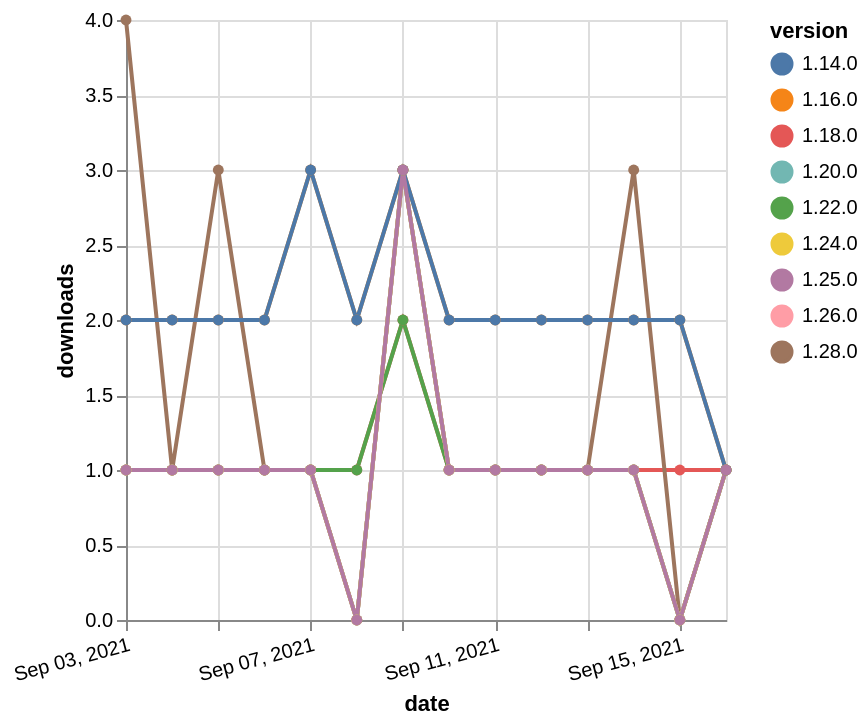

Specify this chart in Vega-Lite:
### Vega-Lite specification from a JSON file in a GitHub repository (floating-point values rounded to 4 significant figures)
{"$schema": "https://vega.github.io/schema/vega-lite/v5.json", "description": "A simple bar chart with embedded data.", "data": {"values": [{"date": "2021-09-03", "total": 346, "delta": 1, "version": "1.18.0"}, {"date": "2021-09-04", "total": 347, "delta": 1, "version": "1.18.0"}, {"date": "2021-09-05", "total": 348, "delta": 1, "version": "1.18.0"}, {"date": "2021-09-06", "total": 349, "delta": 1, "version": "1.18.0"}, {"date": "2021-09-07", "total": 350, "delta": 1, "version": "1.18.0"}, {"date": "2021-09-08", "total": 351, "delta": 1, "version": "1.18.0"}, {"date": "2021-09-09", "total": 353, "delta": 2, "version": "1.18.0"}, {"date": "2021-09-10", "total": 354, "delta": 1, "version": "1.18.0"}, {"date": "2021-09-11", "total": 355, "delta": 1, "version": "1.18.0"}, {"date": "2021-09-12", "total": 356, "delta": 1, "version": "1.18.0"}, {"date": "2021-09-13", "total": 357, "delta": 1, "version": "1.18.0"}, {"date": "2021-09-14", "total": 358, "delta": 1, "version": "1.18.0"}, {"date": "2021-09-15", "total": 359, "delta": 1, "version": "1.18.0"}, {"date": "2021-09-16", "total": 360, "delta": 1, "version": "1.18.0"}, {"date": "2021-09-03", "total": 171, "delta": 1, "version": "1.22.0"}, {"date": "2021-09-04", "total": 172, "delta": 1, "version": "1.22.0"}, {"date": "2021-09-05", "total": 173, "delta": 1, "version": "1.22.0"}, {"date": "2021-09-06", "total": 174, "delta": 1, "version": "1.22.0"}, {"date": "2021-09-07", "total": 175, "delta": 1, "version": "1.22.0"}, {"date": "2021-09-08", "total": 176, "delta": 1, "version": "1.22.0"}, {"date": "2021-09-09", "total": 178, "delta": 2, "version": "1.22.0"}, {"date": "2021-09-10", "total": 179, "delta": 1, "version": "1.22.0"}, {"date": "2021-09-11", "total": 180, "delta": 1, "version": "1.22.0"}, {"date": "2021-09-12", "total": 181, "delta": 1, "version": "1.22.0"}, {"date": "2021-09-13", "total": 182, "delta": 1, "version": "1.22.0"}, {"date": "2021-09-14", "total": 183, "delta": 1, "version": "1.22.0"}, {"date": "2021-09-15", "total": 183, "delta": 0, "version": "1.22.0"}, {"date": "2021-09-16", "total": 184, "delta": 1, "version": "1.22.0"}, {"date": "2021-09-03", "total": 125, "delta": 4, "version": "1.28.0"}, {"date": "2021-09-04", "total": 126, "delta": 1, "version": "1.28.0"}, {"date": "2021-09-05", "total": 129, "delta": 3, "version": "1.28.0"}, {"date": "2021-09-06", "total": 130, "delta": 1, "version": "1.28.0"}, {"date": "2021-09-07", "total": 131, "delta": 1, "version": "1.28.0"}, {"date": "2021-09-08", "total": 131, "delta": 0, "version": "1.28.0"}, {"date": "2021-09-09", "total": 134, "delta": 3, "version": "1.28.0"}, {"date": "2021-09-10", "total": 135, "delta": 1, "version": "1.28.0"}, {"date": "2021-09-11", "total": 136, "delta": 1, "version": "1.28.0"}, {"date": "2021-09-12", "total": 137, "delta": 1, "version": "1.28.0"}, {"date": "2021-09-13", "total": 138, "delta": 1, "version": "1.28.0"}, {"date": "2021-09-14", "total": 141, "delta": 3, "version": "1.28.0"}, {"date": "2021-09-15", "total": 141, "delta": 0, "version": "1.28.0"}, {"date": "2021-09-16", "total": 142, "delta": 1, "version": "1.28.0"}, {"date": "2021-09-03", "total": 171, "delta": 1, "version": "1.26.0"}, {"date": "2021-09-04", "total": 172, "delta": 1, "version": "1.26.0"}, {"date": "2021-09-05", "total": 173, "delta": 1, "version": "1.26.0"}, {"date": "2021-09-06", "total": 174, "delta": 1, "version": "1.26.0"}, {"date": "2021-09-07", "total": 175, "delta": 1, "version": "1.26.0"}, {"date": "2021-09-08", "total": 175, "delta": 0, "version": "1.26.0"}, {"date": "2021-09-09", "total": 178, "delta": 3, "version": "1.26.0"}, {"date": "2021-09-10", "total": 179, "delta": 1, "version": "1.26.0"}, {"date": "2021-09-11", "total": 180, "delta": 1, "version": "1.26.0"}, {"date": "2021-09-12", "total": 181, "delta": 1, "version": "1.26.0"}, {"date": "2021-09-13", "total": 182, "delta": 1, "version": "1.26.0"}, {"date": "2021-09-14", "total": 183, "delta": 1, "version": "1.26.0"}, {"date": "2021-09-15", "total": 183, "delta": 0, "version": "1.26.0"}, {"date": "2021-09-16", "total": 184, "delta": 1, "version": "1.26.0"}, {"date": "2021-09-03", "total": 284, "delta": 1, "version": "1.20.0"}, {"date": "2021-09-04", "total": 285, "delta": 1, "version": "1.20.0"}, {"date": "2021-09-05", "total": 286, "delta": 1, "version": "1.20.0"}, {"date": "2021-09-06", "total": 287, "delta": 1, "version": "1.20.0"}, {"date": "2021-09-07", "total": 288, "delta": 1, "version": "1.20.0"}, {"date": "2021-09-08", "total": 288, "delta": 0, "version": "1.20.0"}, {"date": "2021-09-09", "total": 291, "delta": 3, "version": "1.20.0"}, {"date": "2021-09-10", "total": 292, "delta": 1, "version": "1.20.0"}, {"date": "2021-09-11", "total": 293, "delta": 1, "version": "1.20.0"}, {"date": "2021-09-12", "total": 294, "delta": 1, "version": "1.20.0"}, {"date": "2021-09-13", "total": 295, "delta": 1, "version": "1.20.0"}, {"date": "2021-09-14", "total": 296, "delta": 1, "version": "1.20.0"}, {"date": "2021-09-15", "total": 296, "delta": 0, "version": "1.20.0"}, {"date": "2021-09-16", "total": 297, "delta": 1, "version": "1.20.0"}, {"date": "2021-09-03", "total": 2427, "delta": 2, "version": "1.16.0"}, {"date": "2021-09-04", "total": 2429, "delta": 2, "version": "1.16.0"}, {"date": "2021-09-05", "total": 2431, "delta": 2, "version": "1.16.0"}, {"date": "2021-09-06", "total": 2433, "delta": 2, "version": "1.16.0"}, {"date": "2021-09-07", "total": 2436, "delta": 3, "version": "1.16.0"}, {"date": "2021-09-08", "total": 2438, "delta": 2, "version": "1.16.0"}, {"date": "2021-09-09", "total": 2441, "delta": 3, "version": "1.16.0"}, {"date": "2021-09-10", "total": 2443, "delta": 2, "version": "1.16.0"}, {"date": "2021-09-11", "total": 2445, "delta": 2, "version": "1.16.0"}, {"date": "2021-09-12", "total": 2447, "delta": 2, "version": "1.16.0"}, {"date": "2021-09-13", "total": 2449, "delta": 2, "version": "1.16.0"}, {"date": "2021-09-14", "total": 2451, "delta": 2, "version": "1.16.0"}, {"date": "2021-09-15", "total": 2453, "delta": 2, "version": "1.16.0"}, {"date": "2021-09-16", "total": 2454, "delta": 1, "version": "1.16.0"}, {"date": "2021-09-03", "total": 149, "delta": 1, "version": "1.24.0"}, {"date": "2021-09-04", "total": 150, "delta": 1, "version": "1.24.0"}, {"date": "2021-09-05", "total": 151, "delta": 1, "version": "1.24.0"}, {"date": "2021-09-06", "total": 152, "delta": 1, "version": "1.24.0"}, {"date": "2021-09-07", "total": 153, "delta": 1, "version": "1.24.0"}, {"date": "2021-09-08", "total": 153, "delta": 0, "version": "1.24.0"}, {"date": "2021-09-09", "total": 156, "delta": 3, "version": "1.24.0"}, {"date": "2021-09-10", "total": 157, "delta": 1, "version": "1.24.0"}, {"date": "2021-09-11", "total": 158, "delta": 1, "version": "1.24.0"}, {"date": "2021-09-12", "total": 159, "delta": 1, "version": "1.24.0"}, {"date": "2021-09-13", "total": 160, "delta": 1, "version": "1.24.0"}, {"date": "2021-09-14", "total": 161, "delta": 1, "version": "1.24.0"}, {"date": "2021-09-15", "total": 161, "delta": 0, "version": "1.24.0"}, {"date": "2021-09-16", "total": 162, "delta": 1, "version": "1.24.0"}, {"date": "2021-09-03", "total": 2287, "delta": 2, "version": "1.14.0"}, {"date": "2021-09-04", "total": 2289, "delta": 2, "version": "1.14.0"}, {"date": "2021-09-05", "total": 2291, "delta": 2, "version": "1.14.0"}, {"date": "2021-09-06", "total": 2293, "delta": 2, "version": "1.14.0"}, {"date": "2021-09-07", "total": 2296, "delta": 3, "version": "1.14.0"}, {"date": "2021-09-08", "total": 2298, "delta": 2, "version": "1.14.0"}, {"date": "2021-09-09", "total": 2301, "delta": 3, "version": "1.14.0"}, {"date": "2021-09-10", "total": 2303, "delta": 2, "version": "1.14.0"}, {"date": "2021-09-11", "total": 2305, "delta": 2, "version": "1.14.0"}, {"date": "2021-09-12", "total": 2307, "delta": 2, "version": "1.14.0"}, {"date": "2021-09-13", "total": 2309, "delta": 2, "version": "1.14.0"}, {"date": "2021-09-14", "total": 2311, "delta": 2, "version": "1.14.0"}, {"date": "2021-09-15", "total": 2313, "delta": 2, "version": "1.14.0"}, {"date": "2021-09-16", "total": 2314, "delta": 1, "version": "1.14.0"}, {"date": "2021-09-03", "total": 150, "delta": 1, "version": "1.25.0"}, {"date": "2021-09-04", "total": 151, "delta": 1, "version": "1.25.0"}, {"date": "2021-09-05", "total": 152, "delta": 1, "version": "1.25.0"}, {"date": "2021-09-06", "total": 153, "delta": 1, "version": "1.25.0"}, {"date": "2021-09-07", "total": 154, "delta": 1, "version": "1.25.0"}, {"date": "2021-09-08", "total": 154, "delta": 0, "version": "1.25.0"}, {"date": "2021-09-09", "total": 157, "delta": 3, "version": "1.25.0"}, {"date": "2021-09-10", "total": 158, "delta": 1, "version": "1.25.0"}, {"date": "2021-09-11", "total": 159, "delta": 1, "version": "1.25.0"}, {"date": "2021-09-12", "total": 160, "delta": 1, "version": "1.25.0"}, {"date": "2021-09-13", "total": 161, "delta": 1, "version": "1.25.0"}, {"date": "2021-09-14", "total": 162, "delta": 1, "version": "1.25.0"}, {"date": "2021-09-15", "total": 162, "delta": 0, "version": "1.25.0"}, {"date": "2021-09-16", "total": 163, "delta": 1, "version": "1.25.0"}]}, "width": "container", "mark": {"type": "line", "point": {"filled": true}}, "encoding": {"x": {"field": "date", "type": "temporal", "timeUnit": "yearmonthdate", "title": "date", "axis": {"labelAngle": -15}}, "y": {"field": "delta", "type": "quantitative", "title": "downloads"}, "color": {"field": "version", "type": "nominal"}, "tooltip": {"field": "delta"}}}
